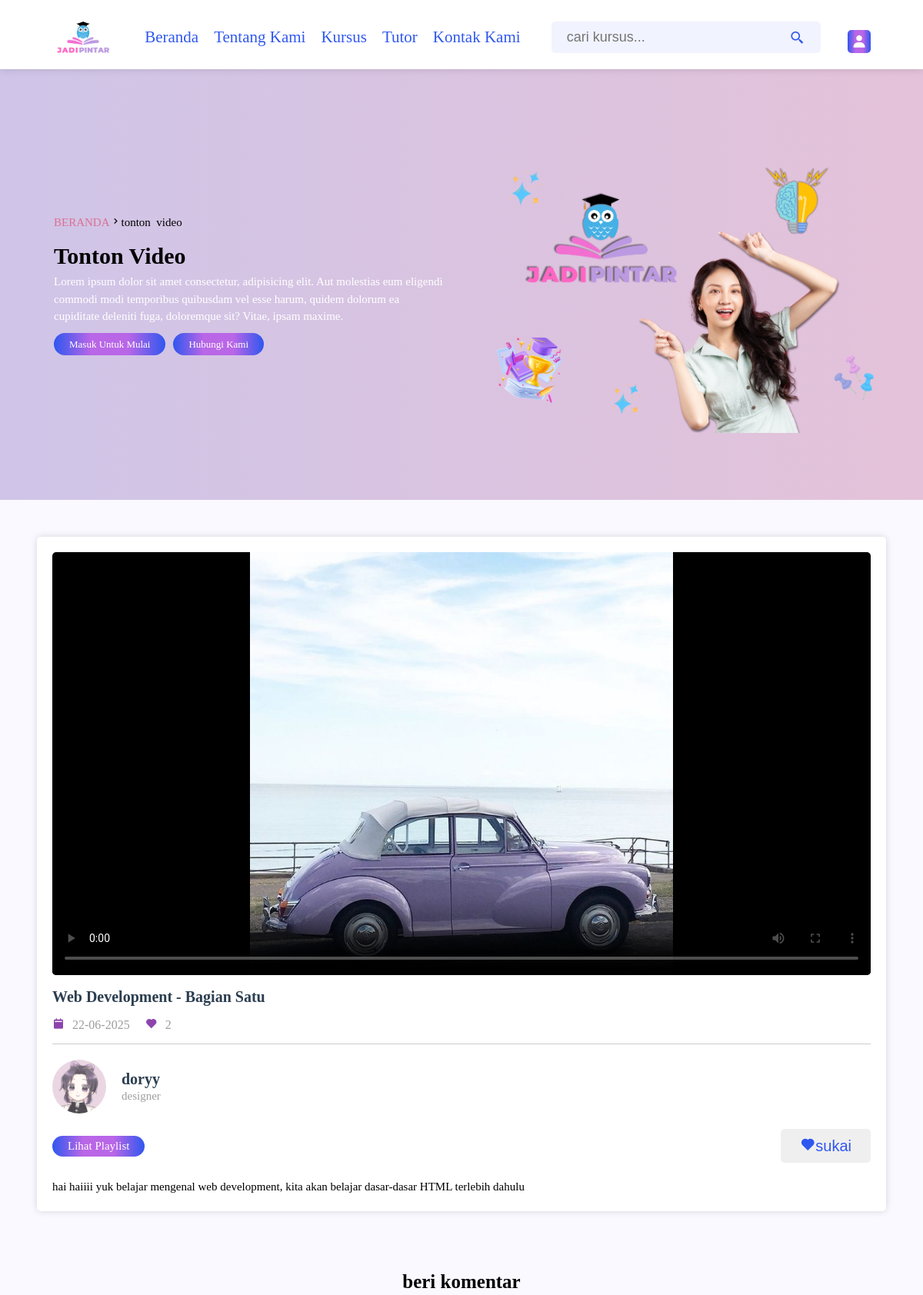
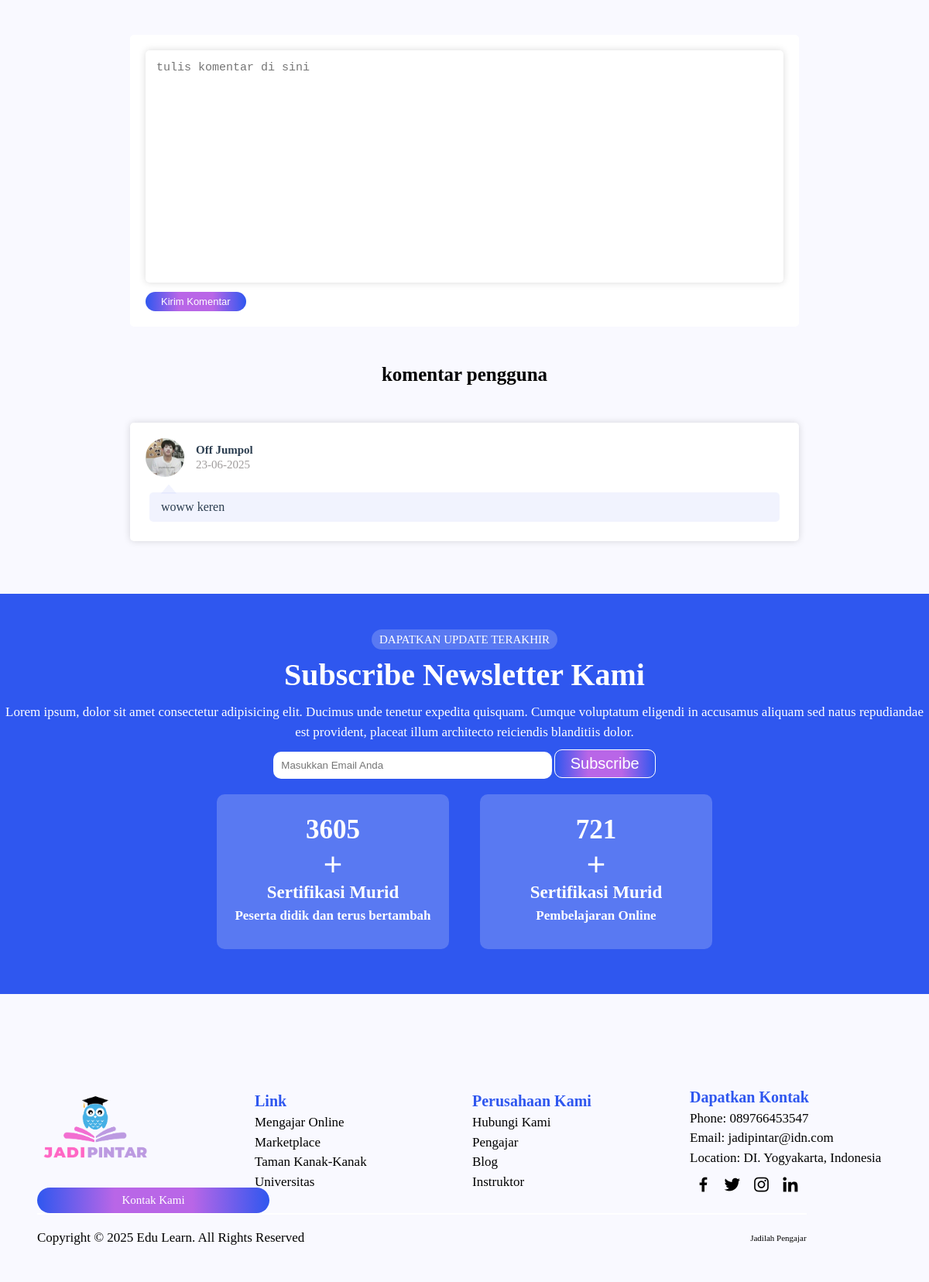
/watch_video.php?get_id=KsEth1AVezE5Hk5ULhrq, run on the app's committed database (2 pictures, top to bottom).
### tables this page shows
CREATE TABLE `content` (
  `id` varchar(20) NOT NULL,
  `tutor_id` varchar(20) NOT NULL,
  `playlist_id` varchar(20) NOT NULL,
  `title` varchar(100) NOT NULL,
  `descriptions` varchar(1000) NOT NULL,
  `video` varchar(100) NOT NULL,
  `thumb` varchar(100) NOT NULL,
  `date` date NOT NULL DEFAULT current_timestamp(),
  `status` varchar(10) NOT NULL
);

CREATE TABLE `tutors` (
  `id` varchar(20) NOT NULL,
  `name` varchar(50) NOT NULL,
  `profession` varchar(50) NOT NULL,
  `email` varchar(50) NOT NULL,
  `password` varchar(50) NOT NULL,
  `image` varchar(100) NOT NULL
);

CREATE TABLE `comments` (
  `id` varchar(20) NOT NULL,
  `content_id` varchar(20) NOT NULL,
  `user_id` varchar(20) NOT NULL,
  `tutor_id` varchar(50) NOT NULL,
  `comment` varchar(1000) NOT NULL,
  `date` date NOT NULL DEFAULT current_timestamp()
);

CREATE TABLE `users` (
  `id` varchar(30) NOT NULL,
  `name` varchar(50) NOT NULL,
  `email` varchar(50) NOT NULL,
  `password` varchar(50) NOT NULL,
  `image` varchar(100) NOT NULL
);

### watch_video.php (the view, shortened to what this page needs)
<?php
    include 'components/connect.php';
    if (isset($_COOKIE['user_id'])) {
        $user_id = $_COOKIE['user_id'];
    }else{
        $user_id = '';
    }
   if(isset($_GET['get_id'])){
        $get_id = $_GET['get_id'];
    }else{
        $get_id = '';
        header('location:index.php');
    }
?>
<!DOCTYPE html>
<html lang="en">
<head>
    <link href='https://unpkg.com/boxicons@2.1.4/css/boxicons.min.css' rel='stylesheet'>
    <link rel="stylesheet" href="css/user_style.css">
</head>
<body>
    <?php include 'components/user_header.php'?>
    <div class="banner">
        <div class="detail">
            <div class="title">
                <a href="index.php">beranda</a><span><i class="bx bx-chevron-right">tonton video</i></span>
            </div>
            <h1>tonton video</h1>
            <p>Lorem ipsum dolor sit amet consectetur, adipisicing elit. Aut molestias eum eligendi commodi modi temporibus quibusdam vel esse harum, quidem dolorum ea cupiditate deleniti fuga, doloremque sit? Vitae, ipsam maxime.</p>
            <div class="flex-btn">
                <a href="login.php" class="btn">masuk untuk mulai</a>
                <a href="contact.php" class="btn">hubungi kami</a>
            </div>
        </div>
        <img src="image/banner.png">
    </div>
    <section class="watch-video">
        <?php
            $select_content = $conn->prepare("SELECT * FROM content WHERE id = ? AND status = ?");
            $select_content->execute([$get_id,'active']);
           if ($select_content->rowCount() > 0){
                while($fetch_content = $select_content->fetch(PDO::FETCH_ASSOC)){
                    $content_id = $fetch_content['id'];
                    $select_likes = $conn->prepare("SELECT * FROM likes WHERE content_id = ?");
                    $select_likes->execute([$content_id]);
                    $total_likes = $select_likes->rowCount();
                    $verify_likes = $conn->prepare("SELECT * FROM likes WHERE user_id = ? AND content_id = ?");
                    $verify_likes->execute([$user_id, $content_id]);
                    $select_tutor = $conn->prepare("SELECT * FROM tutors WHERE id = ? LIMIT 1");
                    $select_tutor->execute([$fetch_content['tutor_id']]);
                    $fetch_tutor= $select_tutor->fetch(PDO::FETCH_ASSOC);
        ?>
        <div class="video-details">
            <video src="uploaded_files/<?= $fetch_content['video']; ?>" class="video"
            poster="uploaded_files/<?= $fetch_content['thumb']; ?>" controls autoplay></video>
            <h3 class="title"><?= $fetch_content['title']; ?></h3>
            <div class="info">
                <p><i class="bx bxs-calendar-alt"></i><span><?= date('d-m-Y', strtotime($fetch_content['date'])); ?></span></p>
                <p><i class="bx bxs-heart"></i><span><?= $total_likes; ?></span></p>
            </div>
            <div class="tutor">
                <img src="uploaded_files/<?= $fetch_tutor['image']; ?>">
                <div>
                    <h3><?= $fetch_tutor['name']; ?></h3>
                    <span><?= $fetch_tutor['profession']; ?></span>
                </div>
            </div>
            <form action="" method="post" class="flex">
                <a href="playlist.php?=<?= $fetch_content['playlist_id']; ?>" class="btn">Lihat Playlist</a>
                <?php
                    if ($verify_likes->rowCount() > 0) { ?>
                    <button type="submit" name="like_content" ><i class="bx bxs-heart"></i><span>disukai</span></button>
                <?php }else{ ?>
                    <button type="submit" name="like_content" ><i class="bx bxs-heart"></i><span>sukai</span></button>
                <?php } ?>
            </form>
            <div class="descriptions">
                <p><?= $fetch_content['descriptions']; ?></p>
            </div>
        </div>
        <?php
                }
           }else{
            echo '<p class="empty">belum ada video ditambahkan</p>';
           }
        ?>
    </section>
    <section class="comments">
        <div class="heading">
           <h1>beri komentar</h1>
        </div>
        <form action="" method="post" class="add-comment">
            <textarea name="comment_box" required placeholder="tulis komentar di sini" maxlength="1000" cols="30" rows="10"></textarea>
            <input type="submit" name="add_comment" class="btn" value="kirim komentar">
        </form>
         <div class="heading">
           <h1>komentar pengguna</h1>
        </div>
        <div class="show-comments">
            <?php
                $select_comments = $conn->prepare("SELECT * FROM comments WHERE content_id = ?");
                $select_comments->execute([$get_id]);
                if ($select_comments->rowCount() > 0) {
                    while($fetch_comment = $select_comments->fetch(PDO::FETCH_ASSOC)){
                        $select_commentor = $conn->prepare("SELECT * FROM users WHERE id = ?");
                        $select_commentor->execute([$fetch_comment['user_id']]);
                        $fetch_commentor = $select_commentor->fetch(PDO::FETCH_ASSOC);
            ?>
            <div class="box" style="<?php if($fetch_comment['user_id'] == $user_id)
                {echo 'order:-1';}
            ?>">
                <div class="user">
                    <img src="uploaded_files/<?= $fetch_commentor['image']; ?>">
                    <div>
                        <h3><?= $fetch_commentor['name']; ?></h3>
                        <span><?= date('d-m-Y', strtotime($fetch_comment['date'])); ?></span>
                    </div>
                </div>
                <p class="text"> <?= $fetch_comment['comment']; ?> </p>
            </div>
            <?php
                    }
                }else{
                     echo '<p class="empty">belum ada komentar</p>';
                }
            ?>
        </div>
    </section
    <?php include 'components/footer.php'?>
</body>
</html>

### data on the page
content: title "Web Development - Bagian Satu", date "22-06-2025", total_likes "2", tutor.image (picture), tutor.name "doryy", tutor.profession "designer", descriptions "hai haiiii yuk belajar mengenal web development, kita akan belajar dasar-dasar HTML terlebih dahulu"
comments: user.image (picture), user.name "Off Jumpol", date "23-06-2025", comment "woww keren"
